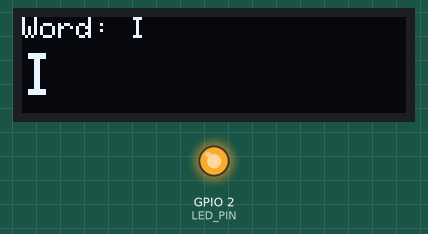
Recording of a sketch running on a simulated ESP32. Shown: 128×32 one-colour display, output pins drawn as LEDs (lit = HIGH).

Above: at 0.1 s.
At 9.6 s:
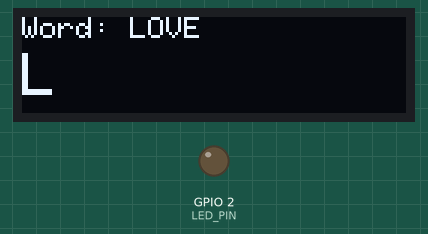
At 16.6 s:
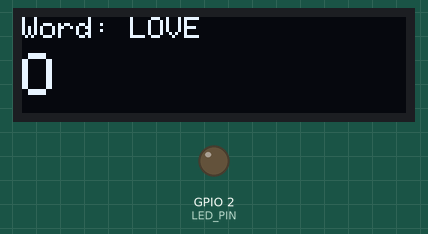
At 38.2 s:
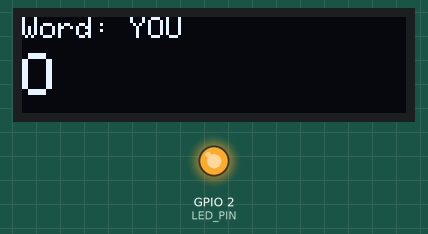
Timing chart, 0 to 40.0 s (numbered marks = the images above):
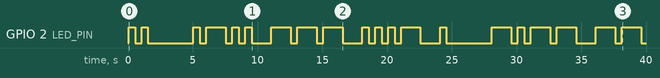

Measured:
- by itself, GPIO 2 (LED_PIN): LOW → HIGH at 0.04 s, → LOW 0.50 s later, → HIGH 0.50 s later, → LOW 0.50 s later, … (40 changes in this stretch)
- what the display in image 1 shows lasts 6.0 s, from 5.1 s to 11.1 s
- what the display in image 2 shows lasts 7.0 s, from 11.1 s to 18.1 s

The sketch:

LED-morse-OLED.ino
```cpp
#include <Wire.h>
#include <Adafruit_GFX.h>
#include <Adafruit_SSD1306.h>

// ——— CONFIG —————————————————————————————————————————————
#define LED_PIN       2       // onboard LED
#define UNIT_TIME     500     // length of one Morse “dot” in ms

// I²C pins for “normal” ESP32 usage
#define SDA_PIN       21
#define SCL_PIN       22

// OLED display size
#define SCREEN_WIDTH  128
#define SCREEN_HEIGHT  32
#define OLED_RESET    -1      // not used

// Morse lookup
const char* letters = "ABCDEFGHIJKLMNOPQRSTUVWXYZ0123456789";
const char* morseCode[] = {
  ".-",   "-...", "-.-.", "-..",  ".",    "..-.", "--.",  "....", // A–H
  "..",   ".---", "-.-",  ".-..", "--",   "-.",   "---",  ".--.", // I–P
  "--.-", ".-.",  "...",  "-",    "..-",  "...-", ".--",  "-..-", // Q–X
  "-.--", "--..",                                           // Y–Z
  "-----", ".----","..---","...--","....-",".....","-....","--...","---..","----." // 0–9
};

// Split your message into words for easy display
const char* words[] = {
  "I", "LOVE", "YOU", "JAIME", "ALWAYS", "AND", "FOREVER"
};
const int numWords = sizeof(words) / sizeof(words[0]);

// ——— OLED OBJECT ——————————————————————————————————————————
Adafruit_SSD1306 display(SCREEN_WIDTH, SCREEN_HEIGHT, &Wire, OLED_RESET);

// ——— LOW‑LEVEL BLINK FUNCTIONS ———————————————————————————
void dot() {
  digitalWrite(LED_PIN, HIGH);
  delay(UNIT_TIME);
  digitalWrite(LED_PIN, LOW);
  delay(UNIT_TIME);  // intra‑element gap
}

void dash() {
  digitalWrite(LED_PIN, HIGH);
  delay(3 * UNIT_TIME);
  digitalWrite(LED_PIN, LOW);
  delay(UNIT_TIME);  // intra‑element gap
}

// Send one alphanumeric character in Morse (assumes A–Z,0–9 only)
void sendMorseChar(char c) {
  c = toupper(c);
  // find the code
  const char* code = "";
  for (int i = 0; i < (int)strlen(letters); i++) {
    if (letters[i] == c) {
      code = morseCode[i];
      break;
    }
  }
  // blink each “.” or “-”
  for (int i = 0; code[i] != '\0'; i++) {
    if (code[i] == '.')      dot();
    else if (code[i] == '-') dash();
    // (each dot/dash leaves a 1‑unit gap)
  }
  // inter‑letter gap: we've already done 1 unit after the last symbol,
  // so add 2 more to total 3 units
  delay(2 * UNIT_TIME);
}

// ——— SETUP ———————————————————————————————————————————————
void setup() {
  pinMode(LED_PIN, OUTPUT);

  // init I²C on chosen pins
  Wire.begin(SDA_PIN, SCL_PIN);

  // init display
  if (!display.begin(SSD1306_SWITCHCAPVCC, 0x3C)) {
    // OLED not found: hang here
    for (;;) ;
  }
  display.clearDisplay();
  display.setTextColor(SSD1306_WHITE);
}

// ——— MAIN LOOP ———————————————————————————————————————————
void loop() {
  // iterate through each word
  for (int w = 0; w < numWords; w++) {
    const char* word = words[w];

    // for each letter in the word
    for (int i = 0; word[i] != '\0'; i++) {
      char c = word[i];

      // 1) update OLED: small font for word, large font for letter
      display.clearDisplay();

      // top line: current word
      display.setTextSize(1);
      display.setCursor(0, 0);
      display.print("Word: ");
      display.print(word);

      // bottom: big letter
      display.setTextSize(2);
      display.setCursor(0, 12);
      display.print(c);

      display.display();

      // 2) blink it in Morse
      sendMorseChar(c);
    }

    // inter‑word gap: want 7 units total.
    // Since last sendMorseChar added 3 units letter‑gap,
    // add only 4 more units here.
    delay(4 * UNIT_TIME);
  }

  // after finishing all words, pause a bit before restarting
  delay(7 * UNIT_TIME);
}
```
